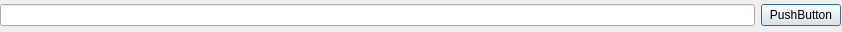
<?xml version="1.0" encoding="UTF-8"?>
<ui version="4.0">
 <class>rename_dialog</class>
 <widget class="QDialog" name="rename_dialog">
  <property name="sizePolicy">
   <sizepolicy hsizetype="Fixed" vsizetype="Fixed">
    <horstretch>0</horstretch>
    <verstretch>0</verstretch>
   </sizepolicy>
  </property>
  <property name="minimumSize">
   <size>
    <width>842</width>
    <height>32</height>
   </size>
  </property>
  <property name="maximumSize">
   <size>
    <width>842</width>
    <height>32</height>
   </size>
  </property>
  <property name="windowTitle">
   <string>Dialog</string>
  </property>
  <widget class="QWidget" name="">
   <property name="geometry">
    <rect>
     <x>0</x>
     <y>0</y>
     <width>841</width>
     <height>31</height>
    </rect>
   </property>
   <layout class="QHBoxLayout" name="horizontalLayout">
    <item>
     <widget class="QLineEdit" name="lineEdit"/>
    </item>
    <item>
     <widget class="QPushButton" name="pushButton">
      <property name="text">
       <string>PushButton</string>
      </property>
     </widget>
    </item>
   </layout>
  </widget>
 </widget>
 <resources/>
 <connections/>
</ui>
